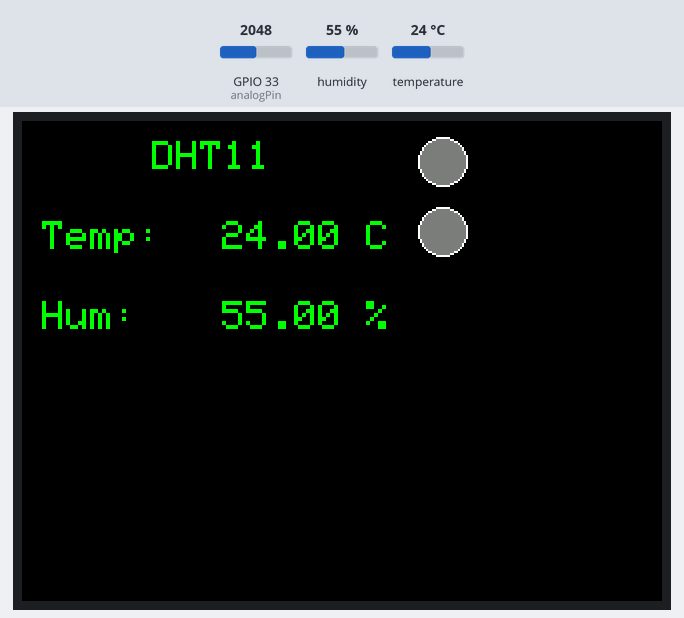
Simulated run of this sketch. Board: ESP32. Parts: 320×240 colour display. Inputs (shaded band) come from the test bench; at power-on: humidity 55 %, temperature 24 °C, GPIO 33 (analogPin) = 2048.

Above: at 7.4 s.
7.5 s: humidity set to 22 %
At 13.3 s:
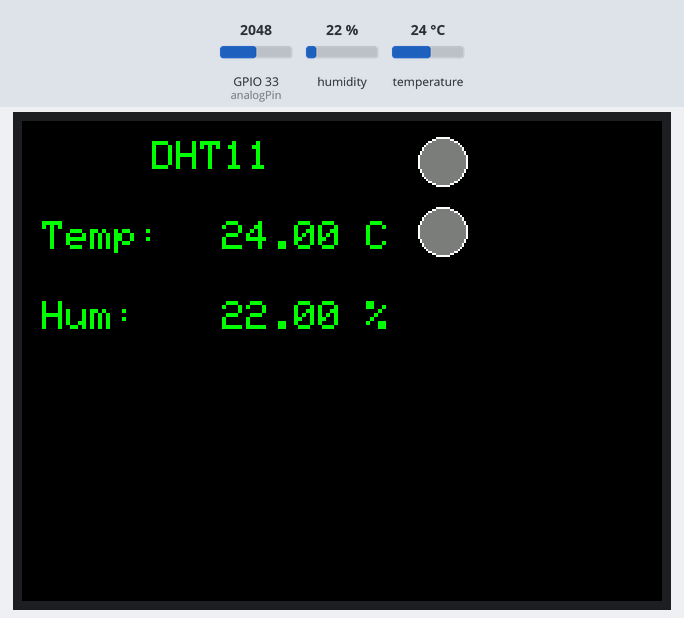
15.1 s: temperature set to 12 °C
At 17.7 s:
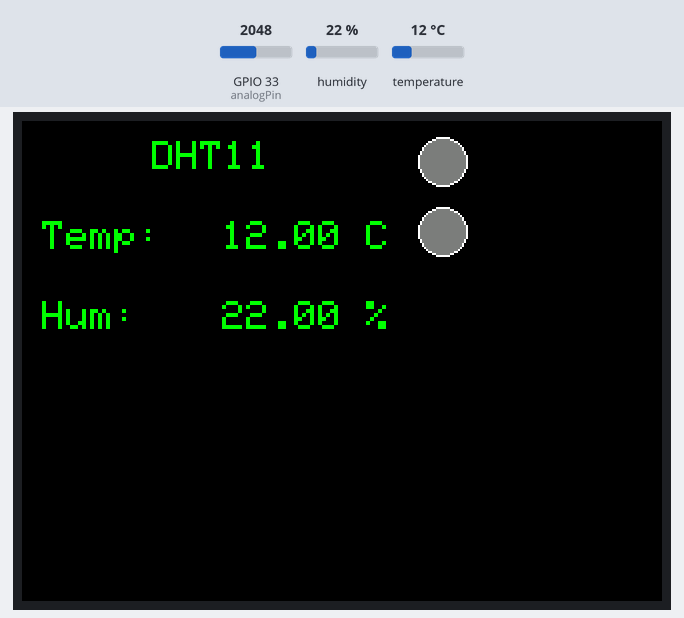
22.7 s: humidity set to 40 %
At 27.7 s:
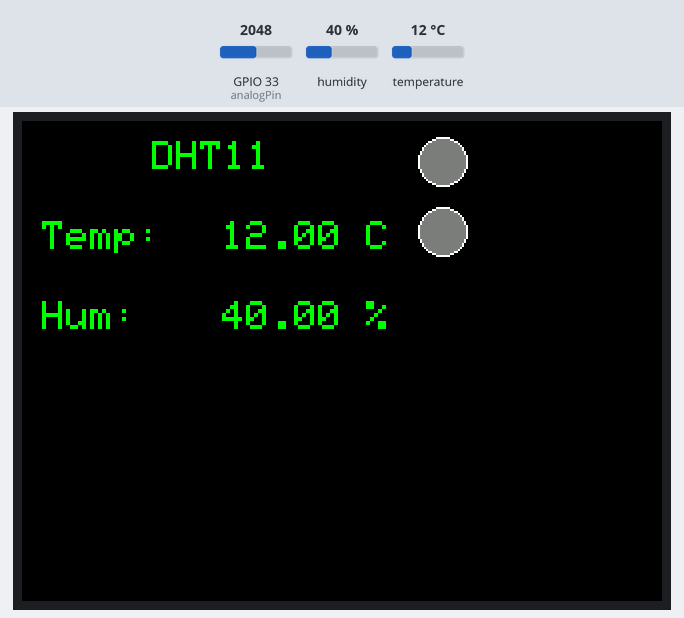
30.3 s: temperature set to 19 °C
Timing chart, 0 to 33.3 s (numbered marks = the images above; inputs shaded):
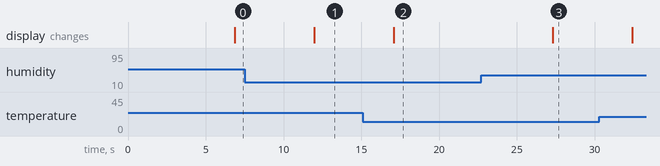

The sketch:

Practica2.ino
```cpp
/**
 * Libraries
 **/
#include "UbidotsEsp32Mqtt.h"
#include <DHT.h>
#include <TFT_eSPI.h>
// =====================

/**
 * Constants
 **/
const char *UBIDOTS_TOKEN = "TU_TOKEN_DE_UBIDOTS"; // Reemplazar por el token propio. No subirlo al repositorio.
const char *WIFI_SSID = "UPBWiFi";
const char *WIFI_PASS = "";
const char *DEVICE_LABEL = "esp32";
const char *VARIABLE_LABEL = "Temperatura";
const char *VARIABLE_LABEL2 = "Humedad";
const char *SUBSCRIBE_DEVICE_LABEL = "esp32";
const char *SWITCH1_VARIABLE_LABEL = "switch_1";
const char *SWITCH2_VARIABLE_LABEL = "switch_2";

volatile bool switch1State = false;
volatile bool switch2State = false;
// =============================================================

const int PUBLISH_FREQUENCY = 5000;
unsigned long timer;
uint8_t analogPin = 33;


#define DHTPIN 27
#define DHTTYPE DHT11
DHT dht(DHTPIN, DHTTYPE);
TFT_eSPI tft = TFT_eSPI();
// =====================

Ubidots ubidots(UBIDOTS_TOKEN);

/**
 * Auxiliar Functions
 **/

void drawSwitchIndicators() {
  int cx1 = 210, cy1 = 20, r = 12;
  tft.fillCircle(cx1, cy1, r, switch1State ? TFT_PURPLE : TFT_DARKGREY);
  tft.drawCircle(cx1, cy1, r, TFT_WHITE);

  int cx2 = 210, cy2 = 55;
  tft.fillCircle(cx2, cy2, r, switch2State ? TFT_RED : TFT_DARKGREY);
  tft.drawCircle(cx2, cy2, r, TFT_WHITE);
}
// ==========================================================

void callback(char *topic, byte *payload, unsigned int length) {
  Serial.print("Message arrived [");
  Serial.print(topic);
  Serial.print("] ");

  char payloadStr[length + 1];
  for (unsigned int i = 0; i < length; i++) {
    payloadStr[i] = (char)payload[i];
    Serial.print((char)payload[i]);
  }
  payloadStr[length] = '\0';
  Serial.println();

  float value = atof(payloadStr);

  String topicStr = String(topic);

  if (topicStr.indexOf(SWITCH1_VARIABLE_LABEL) != -1) {
    switch1State = (value == 1);
    drawSwitchIndicators();
  } else if (topicStr.indexOf(SWITCH2_VARIABLE_LABEL) != -1) {
    switch2State = (value == 1);
    drawSwitchIndicators();
  }
  // =======================================================================
}

/**
 * Main Functions
 **/
void setup() {
  Serial.begin(115200);
  dht.begin();
  tft.init();
  tft.setRotation(1);
  tft.fillScreen(TFT_BLACK);
  tft.setTextColor(TFT_WHITE, TFT_BLACK);
  tft.setTextSize(2);
  tft.drawString("Iniciando...", 10, 20);
  // =====================


  ubidots.connectToWifi(WIFI_SSID, WIFI_PASS);
  ubidots.setCallback(callback);
  ubidots.setup();
  ubidots.reconnect();

  ubidots.subscribeLastValue(SUBSCRIBE_DEVICE_LABEL, SWITCH1_VARIABLE_LABEL);
  ubidots.subscribeLastValue(SUBSCRIBE_DEVICE_LABEL, SWITCH2_VARIABLE_LABEL);
  // ===========================================================

  timer = millis();
}

void loop() {
  if (!ubidots.connected()) {
    ubidots.reconnect();
    ubidots.subscribeLastValue(SUBSCRIBE_DEVICE_LABEL, SWITCH1_VARIABLE_LABEL);
    ubidots.subscribeLastValue(SUBSCRIBE_DEVICE_LABEL, SWITCH2_VARIABLE_LABEL);
    // ================================================================
  }

  if ((millis() - timer) > PUBLISH_FREQUENCY) {
    float value = analogRead(analogPin);
    float temperatura = dht.readTemperature();
    float humedad = dht.readHumidity();

    if (!isnan(temperatura) && !isnan(humedad)) {
      ubidots.add(VARIABLE_LABEL, temperatura);
      ubidots.add(VARIABLE_LABEL2, humedad);

      tft.fillScreen(TFT_BLACK);
      tft.setTextColor(TFT_GREEN, TFT_BLACK);
      tft.setTextSize(2);
      tft.drawString("DHT11", 65, 10);

      tft.setCursor(10, 50);
      tft.print("Temp:");
      tft.setCursor(100, 50);
      tft.print(temperatura);
      tft.print(" C");

      tft.setCursor(10, 90);
      tft.print("Hum:");
      tft.setCursor(100, 90);
      tft.print(humedad);
      tft.print(" %");

      drawSwitchIndicators();
    }
    // =====================

    ubidots.add("ADC", value);

    ubidots.publish(DEVICE_LABEL);
    timer = millis();
  }

  ubidots.loop();
}
```

Measured:
- after the input at 7.5 s, the display: changes after 4.5 s (image 1)
- after the input at 15.1 s, the display: changes after 2.0 s (image 2)
- after the input at 22.7 s, the display: changes after 4.6 s (image 3)
